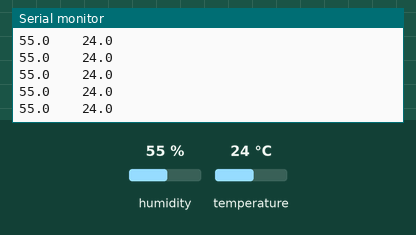
The sketch below on a simulated ESP32. Shown: the last lines printed to the serial monitor. The test bench sets the inputs (shaded band); at power-on: humidity 55 %, temperature 24 °C.

Above: at 2.8 s.
2.9 s: humidity set to 22 %
8.9 s: temperature set to 12 °C
At 9.8 s:
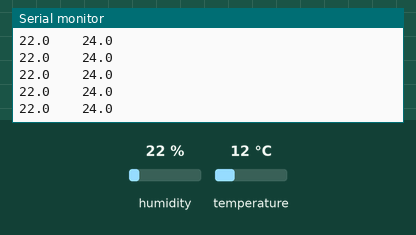
11.6 s: humidity set to 40 %
At 12.7 s:
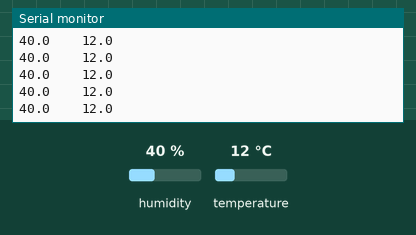
Timing chart, 0 to 14.6 s (numbered marks = the images above; inputs shaded):
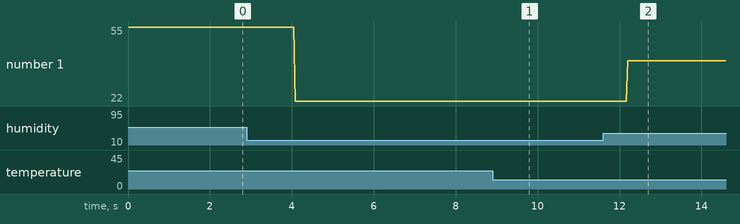

Measured:
- after the input at 11.6 s, the serial monitor: prints a new line after 0.60 s (image 2)
- plotted number 1: 55 → 22 after the input at 2.9 s, 22 → 40 after the input at 11.6 s

The sketch:

esp32_dht11.ino
```cpp
#include "DHT.h"

#define DHTTYPE DHT11
// DHT Sensor
uint8_t DHTPin = 23;

// Initialize DHT sensor.
DHT dht(DHTPin, DHTTYPE);

float Temperature;
float Humidity;


void setup()
{
  Serial.begin(9600);
  pinMode(DHTPin, INPUT);
  dht.begin();

  }

void loop()
{

   Temperature = dht.readTemperature(); // Gets the values of the temperature
  Humidity = dht.readHumidity(); // Gets the values of the humidity


  Serial.print(Humidity, 1);
  Serial.print("\t\t");
  Serial.print(Temperature, 1);
  Serial.println(" ");
}
```
